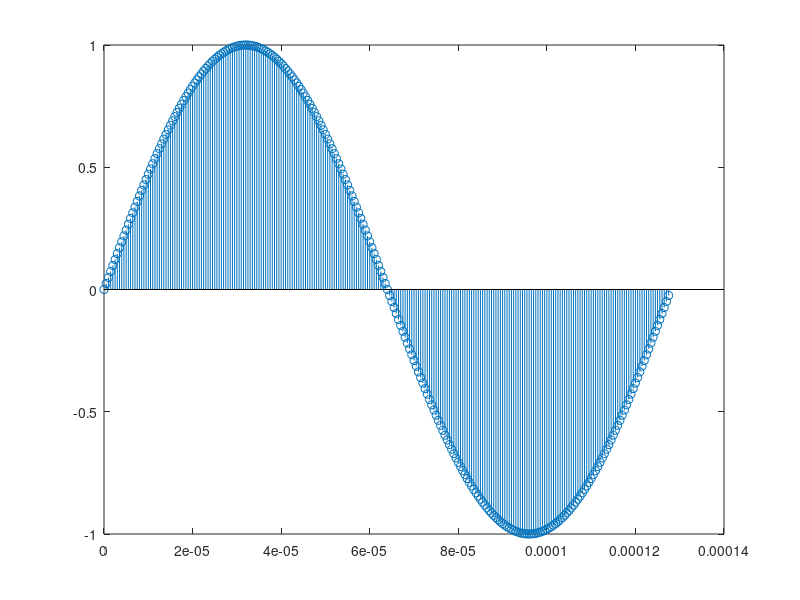
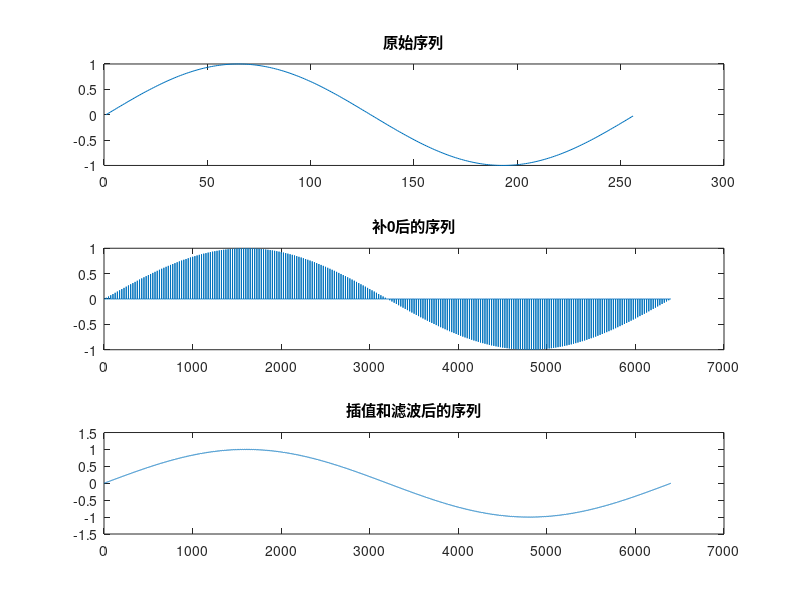

The MATLAB script that drew these images, in order: (Note: this script raises an error after producing the figures.)
N  =  256;        %采样点数 256
n  =  0:1:N-1;    %采样序列
Ts =  0.5*1e-6;  %采样周期  2MHz 在FPGA里是25个时钟一个点，时钟是50MHz
fs =  1/Ts;       %采样率 2MHz
tn =  n*Ts ;      %离散采样时间段
A1 =  1;
f1 =  1*1e4;
xn =  A1*sin(2*pi*tn/N*fs);
stem(tn,xn);

% 采样序列为input_seq，长度为256
input_seq = xn; % 输入的采样序列

% 25倍插值后的序列长度
interp_length = 256 * 25;

% 进行插零值
zero_padded_seq = zeros(1, interp_length);
zero_padded_seq(1:25:end) = input_seq;

% 设计低通滤波器
filter_order = 99; % 滤波器阶数
cutoff_freq = 0.04; % 截止频率
filter_coeff = fir1(filter_order, cutoff_freq);


% 应用低通滤波器
filtered_seq = conv(zero_padded_seq, filter_coeff, 'same');
%filtered_seq = conv(zero_padded_seq, fix_x, 'same');
% 输出插值后的序列
output_seq = 25*filtered_seq;

% 绘制结果
figure;
subplot(3, 1, 1);
plot(input_seq);
title('原始序列');
subplot(3, 1, 2);
plot(zero_padded_seq);
title('补0后的序列');

subplot(3, 1, 3);
plot(output_seq);
title('插值和滤波后的序列');












%%
%%事实证明这段代码可以用~~~这玩意是把系数写进coe文件，至于放大不放大再说吧。
% 定义数组
%x = [CompModule12.APF.SOS]; % 长为56的double型数组
%x = [CompModule12.APF.a CompModule12.APF.b]; % 长为56的double型数组

% 将矩阵转化为1行10列的矩阵
%x = reshape(x', [1,10])
% 放大2的16次幂
x = filter_coeff * 20;
qpath = quantizer('fixed','round','saturate',[20,0]);
fix_x = quantize(qpath,x);

% 转换为16进制有符号数
% x_hex = dec2hex(typecast(int16(x), 'uint16')); % 转换为无符号整型，并转换为16进制字符串
% x_hex = reshape(x_hex, [], 4); % 将16进制字符串按4个字符一组划分
% fix_x = flipud(fix_x); % 翻转顺序，以满足coe文件的顺序要求
% fix_x = cellstr(fix_x); % 转换为cell数组
% fix_x = strcat(fix_x, {';'}); % 添加分号

% 存储coe文件

% 2. 将输入数组转换为16进制字符串
hex_string = dec2hex(fix_x)
% 3. 将16进制字符串写入coe文件
filename = ' G:\BaiduNetdiskWorkspace\English_path\Interpolation\Interpolation_fir_99order.coe'; % 文件名

fileID = fopen(filename, 'w');
fprintf(fileID, 'memory_initialization_radix=16;\nmemory_initialization_vector=\n');
for i = 1:size(hex_string, 1)
    fprintf(fileID, '%s,\n', hex_string(i,:));
end
fclose(fileID);













